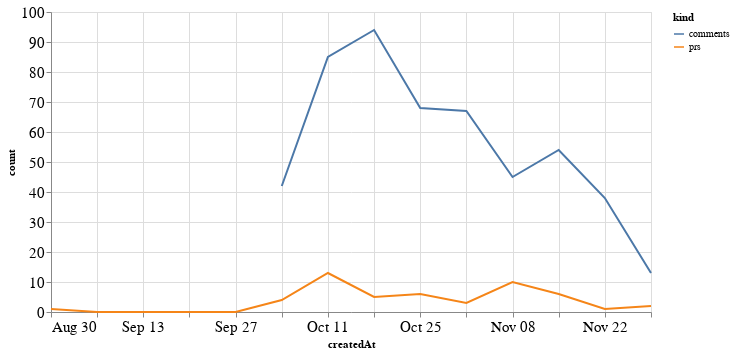

Write notebook code for a chart like this one.
### Code cell
alt.Chart(total_time, width=600).mark_line().encode(
    x='createdAt',
    y='count',
    color='kind'
)

### Figure 1 — Vega-Lite specification as saved in the notebook (floating-point values rounded to 4 significant figures)
{"config": {"axisLeft": {"labelFontSize": 15}, "axisBottom": {"labelFontSize": 15}}, "data": {"name": "data-bfe0b9b298d3610d10d303fa6c6d9a07"}, "mark": "line", "encoding": {"color": {"type": "nominal", "field": "kind"}, "x": {"type": "temporal", "field": "createdAt"}, "y": {"type": "quantitative", "field": "count"}}, "width": 600, "$schema": "https://vega.github.io/schema/vega-lite/v4.8.1.json", "datasets": {"data-bfe0b9b298d3610d10d303fa6c6d9a07": [{"createdAt": "2020-08-30T00:00:00", "kind": "prs", "count": 1.0}, {"createdAt": "2020-09-06T00:00:00", "kind": "prs", "count": 0.0}, {"createdAt": "2020-09-13T00:00:00", "kind": "prs", "count": 0.0}, {"createdAt": "2020-09-20T00:00:00", "kind": "prs", "count": 0.0}, {"createdAt": "2020-09-27T00:00:00", "kind": "prs", "count": 0.0}, {"createdAt": "2020-10-04T00:00:00", "kind": "prs", "count": 4.0}, {"createdAt": "2020-10-11T00:00:00", "kind": "prs", "count": 13.0}, {"createdAt": "2020-10-18T00:00:00", "kind": "prs", "count": 5.0}, {"createdAt": "2020-10-25T00:00:00", "kind": "prs", "count": 6.0}, {"createdAt": "2020-11-01T00:00:00", "kind": "prs", "count": 3.0}, {"createdAt": "2020-11-08T00:00:00", "kind": "prs", "count": 10.0}, {"createdAt": "2020-11-15T00:00:00", "kind": "prs", "count": 6.0}, {"createdAt": "2020-11-22T00:00:00", "kind": "prs", "count": 1.0}, {"createdAt": "2020-11-29T00:00:00", "kind": "prs", "count": 2.0}, {"createdAt": "2020-08-30T00:00:00", "kind": "comments", "count": null}, {"createdAt": "2020-09-06T00:00:00", "kind": "comments", "count": null}, {"createdAt": "2020-09-13T00:00:00", "kind": "comments", "count": null}, {"createdAt": "2020-09-20T00:00:00", "kind": "comments", "count": null}, {"createdAt": "2020-09-27T00:00:00", "kind": "comments", "count": null}, {"createdAt": "2020-10-04T00:00:00", "kind": "comments", "count": 42.0}, {"createdAt": "2020-10-11T00:00:00", "kind": "comments", "count": 85.0}, {"createdAt": "2020-10-18T00:00:00", "kind": "comments", "count": 94.0}, {"createdAt": "2020-10-25T00:00:00", "kind": "comments", "count": 68.0}, {"createdAt": "2020-11-01T00:00:00", "kind": "comments", "count": 67.0}, {"createdAt": "2020-11-08T00:00:00", "kind": "comments", "count": 45.0}, {"createdAt": "2020-11-15T00:00:00", "kind": "comments", "count": 54.0}, {"createdAt": "2020-11-22T00:00:00", "kind": "comments", "count": 38.0}, {"createdAt": "2020-11-29T00:00:00", "kind": "comments", "count": 13.0}]}}
